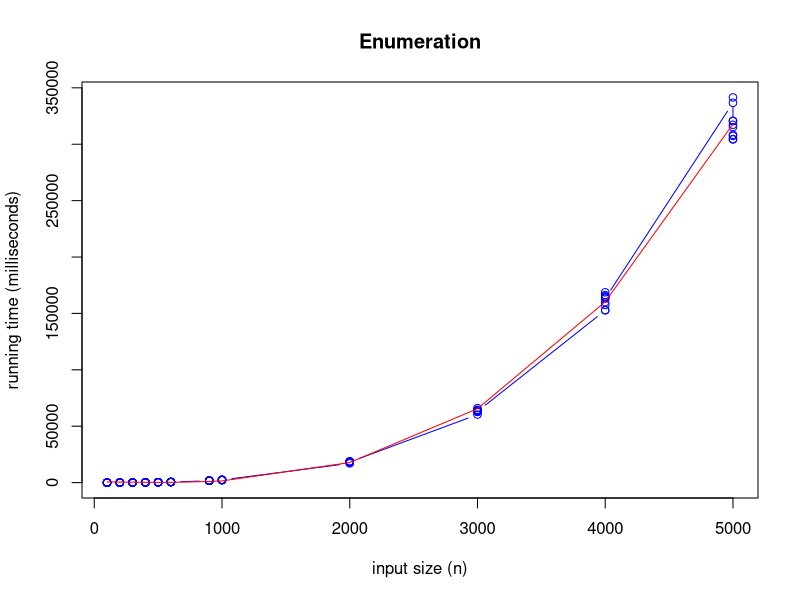
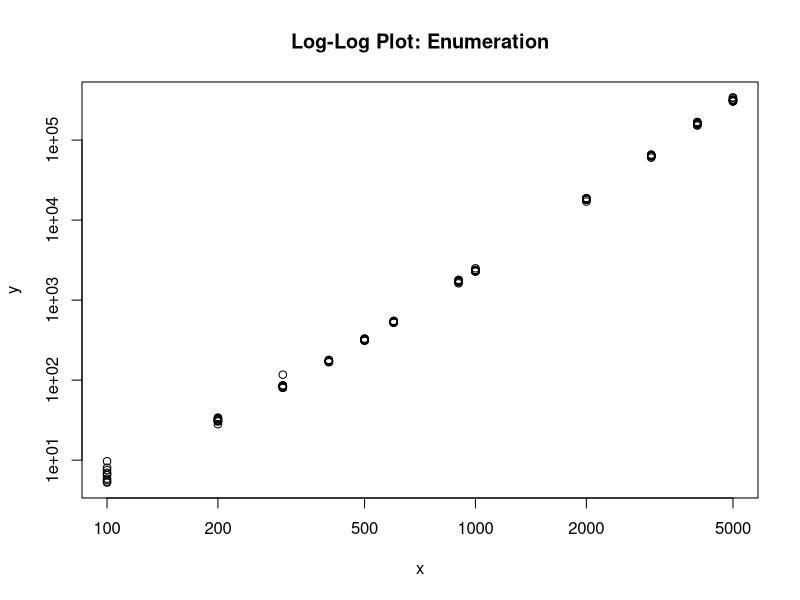
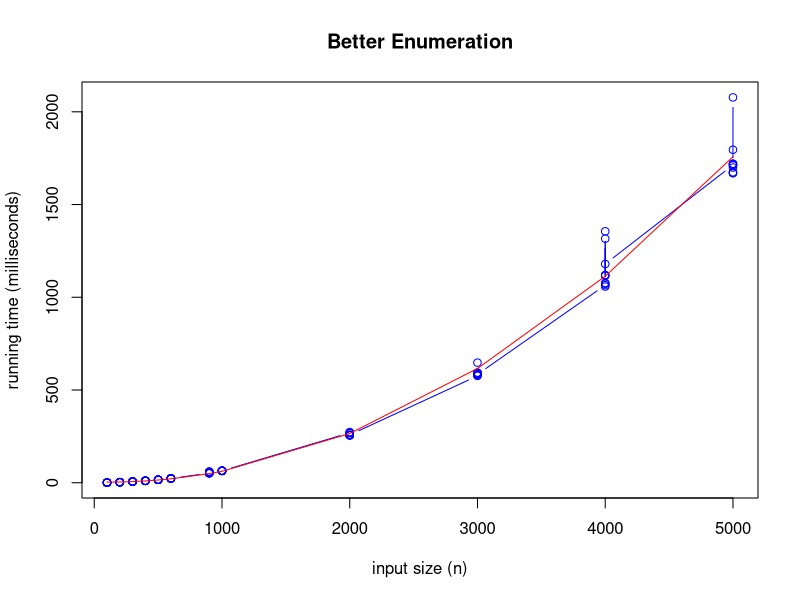
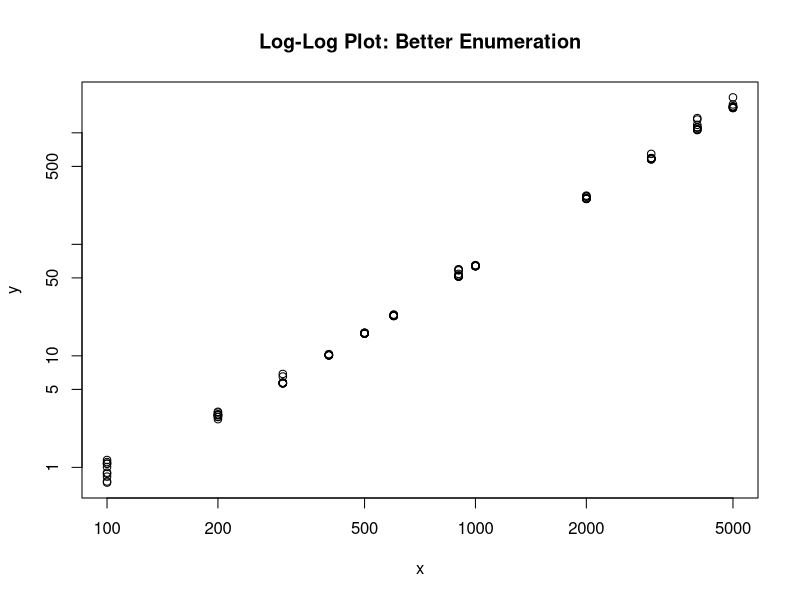
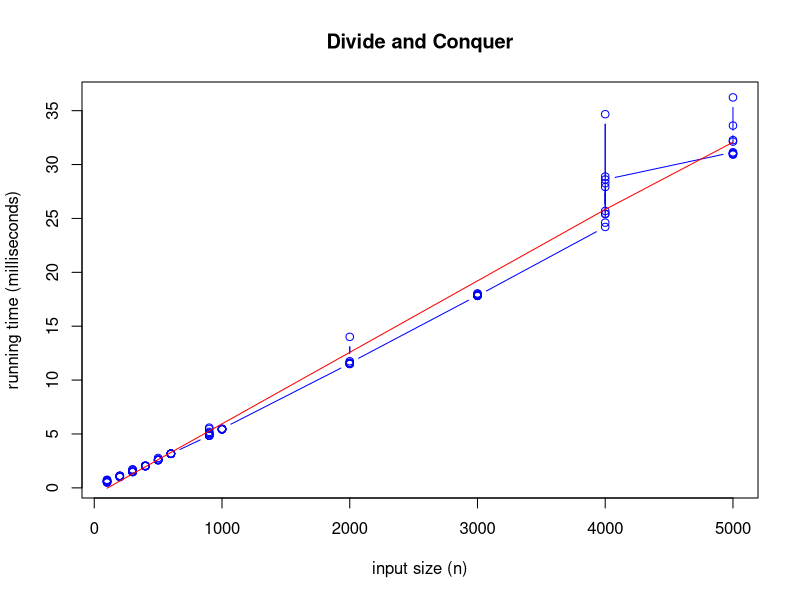
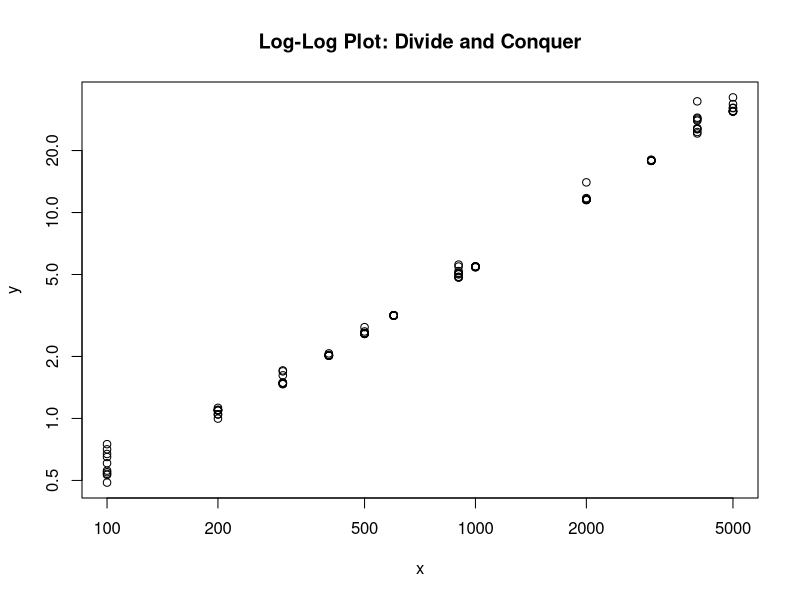
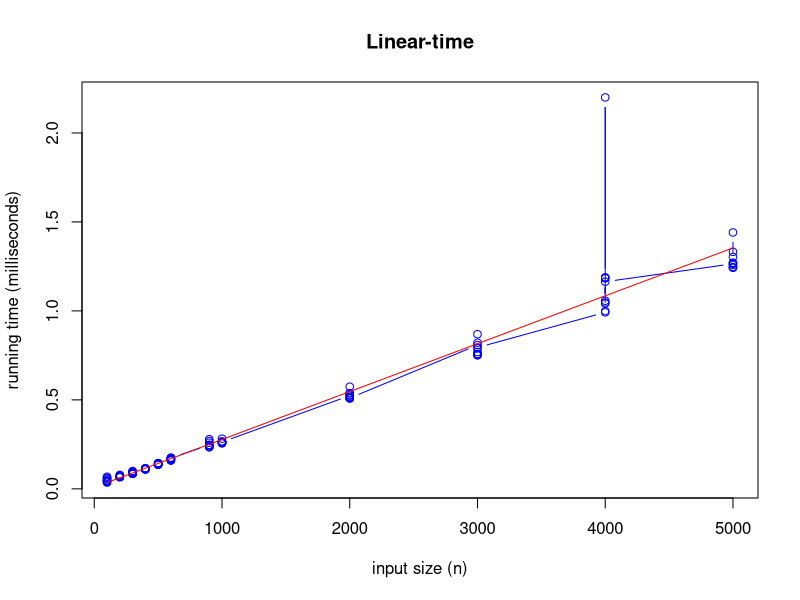
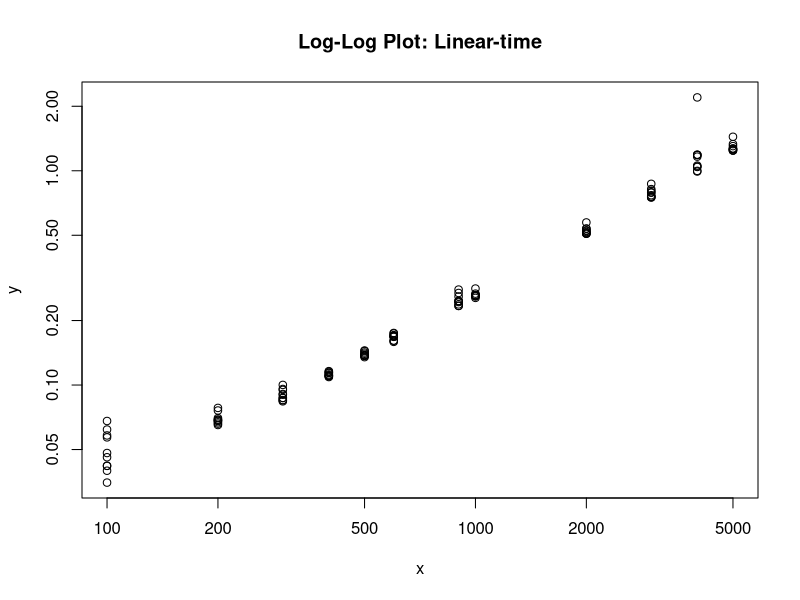

Generate these figures, in order, with R:
# CS325 - Summer 2015
# Project 1
# Name: Tingzhi Li, Nicholas Nelson & Chunyang Zhang
# Date: 7/12/2015

data <- read.csv(file="project1.csv",head=TRUE,sep=",")
groups <- split(data, list(data$algorithm, data$size))

# Enumeration algorithm plot
x = data$size[data$algorithm=="enumeration"]
y = data$timing[data$algorithm=="enumeration"]

plot(x, y, main="Enumeration", type="b", col="blue", xlab="input size (n)", ylab="running time (milliseconds)")
lines(x, fitted(lm(y~x+I(x^3))), col="red", type="l")
dev.copy(png, 'enumeration.png')
dev.off()

plot(x, y, log="xy", main="Log-Log Plot: Enumeration")
dev.copy(png, 'loglog_enumeration.png')
dev.off()

# Better Enumeration algorithm plot
x = data$size[data$algorithm=="better_enumeration"]
y = data$timing[data$algorithm=="better_enumeration"]

plot(x, y, main="Better Enumeration", type="b", col="blue", xlab="input size (n)", ylab="running time (milliseconds)")
lines(x, fitted(lm(y~x+I(x^2))), col="red", type="l")
dev.copy(png, 'better_enumeration.png')
dev.off()

plot(x, y, log="xy", main="Log-Log Plot: Better Enumeration")
dev.copy(png, 'loglog_better_enumeration.png')
dev.off()

# Divide and Conquer algorithm plot
x = data$size[data$algorithm=="divide_n_conquer"]
y = data$timing[data$algorithm=="divide_n_conquer"]

plot(x, y, main="Divide and Conquer", type="b", col="blue", xlab="input size (n)", ylab="running time (milliseconds)")
lines(x, fitted(lm(y~x+I(x**log(x)))), col="red", type="l")
dev.copy(png, 'divide_n_conquer.png')
dev.off()

plot(x, y, log="xy", main="Log-Log Plot: Divide and Conquer")
dev.copy(png, 'loglog_divide_n_conquer.png')
dev.off()

# Linear-time algorithm plot
x = data$size[data$algorithm=="linear_time"]
y = data$timing[data$algorithm=="linear_time"]

plot(x, y, main="Linear-time", type="b", col="blue", xlab="input size (n)", ylab="running time (milliseconds)")
lines(x, fitted(lm(y~x+I(x))), col="red", type="l")
dev.copy(png, 'linear_time.png')
dev.off()

plot(x, y, log="xy", main="Log-Log Plot: Linear-time")
dev.copy(png, 'loglog_linear_time.png')
dev.off()

# Combined plot graph for all four algorithms (using log-log)
y1 = data$timing[data$algorithm=="enumeration"]
y2 = data$timing[data$algorithm=="better_enumeration"]
y3 = data$timing[data$algorithm=="divide_n_conquer"]
y4 = data$timing[data$algorithm=="linear_time"]

df <- data.frame(y1, y2, y3, y4, x = data$size[data$algorithm=="enumeration"])

plot(y1 ~ x, data=df, type="l", pch=20, col="blue", ylim=c(0, 300), main="Maximum Sum Subarray algorithms (comparison)", xlab="input size (n)", ylab="running time (milliseconds)")
lines(y2 ~ x, data=df, pch=20, col="red")
lines(y3 ~ x, data=df, pch=20, col="green")
lines(y4 ~ x, data=df, pch=20, col="orange")
dev.copy(png, 'combined.png')
dev.off()
